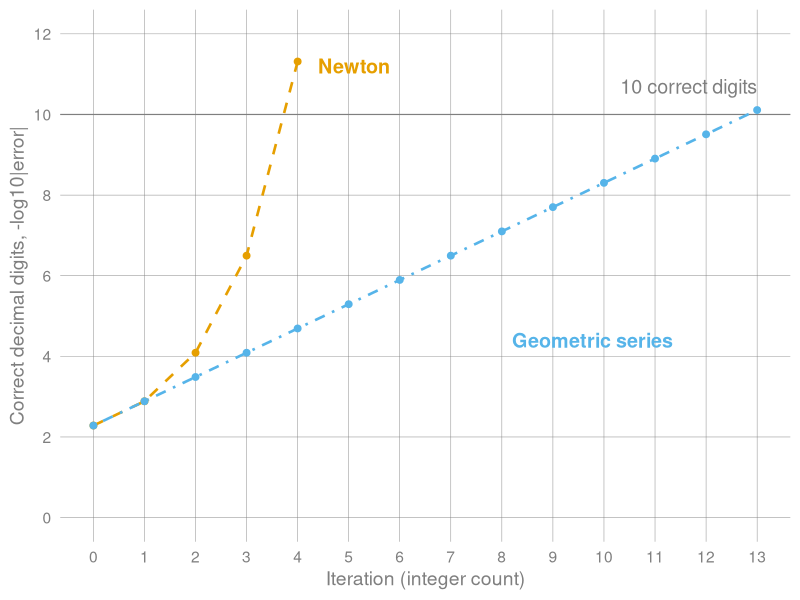
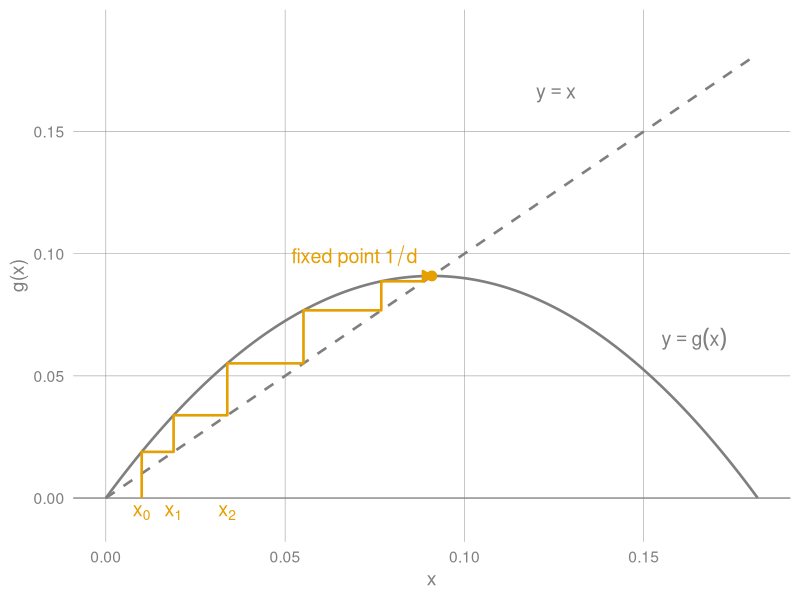

Recreate these plots in R, in order.
## ---- chunk 1
#| label: fig-newton-digits
#| echo: false
#| warning: false
#| message: false
#| fig-align: center
#| fig-width: 9
#| fig-height: 4.6
#| cache: true
#| dev.args: !expr list(bg = "transparent")
#| fig-cap: "Correct decimal digits, $-\\log_{10}|x_n - 1/48|$, after each iteration for Newton's method and a scaled geometric series approximating $1/48$, both started from $x_0 = 1/64$ (plaintext)."
#| fig-alt: "A line plot of correct decimal digits against integer iteration count from 0 to 13. Both lines start at about 2.3 digits at iteration 0. The orange dashed Newton line climbs steeply to about 11.3 digits at iteration 4, crossing the 10 digit line there. The blue dot-dash geometric series line rises steadily and reaches 10 digits at iteration 13."

library(ggplot2)

neutral <- "grey50"
book_theme <- function() {
  theme_minimal(base_size = 14) +
    theme(
      plot.background = element_rect(fill = "transparent", color = NA),
      panel.background = element_rect(fill = "transparent", color = NA),
      panel.grid.minor = element_blank(),
      panel.grid.major = element_line(color = "grey50", linewidth = 0.15),
      axis.title = element_text(color = "grey50"),
      axis.text = element_text(color = "grey50")
    )
}

d <- 48
x0 <- 1 / 64          # same start for both methods
target <- 1 / d
k <- 0:13

# Newton: x_{n+1} = 2 x_n - d x_n^2
newton <- numeric(5)
newton[1] <- x0
for (i in 2:5) newton[i] <- 2 * newton[i - 1] - d * newton[i - 1]^2

# Scaled geometric series: S_n = x0 * sum_{j=0}^{n} (1 - d x0)^j, r = 1/4
r <- 1 - d * x0
geo <- x0 * cumsum(r^k)

# Correct decimal digits = -log10 |error| (not rounded, so the doubling is visible)
digits <- function(v) -log10(abs(v - target))
digit_data <- rbind(
  data.frame(iter = 0:4, digits = digits(newton), method = "Newton"),
  data.frame(iter = k, digits = digits(geo), method = "Geometric series")
)

digit_data$method <- factor(digit_data$method, levels = c("Newton", "Geometric series"))
cols <- c(Newton = "#E69F00", `Geometric series` = "#56B4E9")
ltys <- c(Newton = "dashed", `Geometric series` = "dotdash")

ggplot(digit_data, aes(iter, digits, color = method, linetype = method)) +
  geom_hline(yintercept = 10, color = neutral, linewidth = 0.4) +
  annotate("text", x = 13, y = 10.7, label = "10 correct digits", color = neutral,
           size = 5, hjust = 1) +
  geom_line(linewidth = 0.9) +
  geom_point(size = 2) +
  annotate("text", x = 4.4, y = 11.2, label = "Newton", color = cols[["Newton"]],
           size = 5, fontface = "bold", hjust = 0) +
  annotate("text", x = 8.2, y = 4.4, label = "Geometric series",
           color = cols[["Geometric series"]], size = 5, fontface = "bold", hjust = 0) +
  scale_color_manual(values = cols) +
  scale_linetype_manual(values = ltys) +
  scale_x_continuous(breaks = 0:13) +
  scale_y_continuous(breaks = seq(0, 12, 2), limits = c(0, 12)) +
  guides(color = "none", linetype = "none") +
  labs(x = "Iteration (integer count)", y = "Correct decimal digits, -log10|error|") +
  book_theme()
## ---- chunk 2
#| label: fig-newton-cobweb
#| echo: false
#| warning: false
#| message: false
#| fig-align: center
#| fig-width: 9
#| fig-height: 4.6
#| dev.args: !expr list(bg = "transparent")
#| fig-cap: "Cobweb diagram of the Newton iteration $x_{n+1} = g(x_n) = 2x_n - dx_n^2$ for $d = 11$ (plaintext), started at $x_0 = 0.01$. The iterates climb to the fixed point $1/d = 1/11$, where the parabola peaks and crosses $y = x$."
#| fig-alt: "A plot of the parabola g of x equals 2x minus 11 x squared as a solid grey curve and the line y equals x as a dashed grey line. An orange staircase starts at x equals 0.01 on the horizontal axis, steps up to the parabola and across to the line, and climbs toward the point where the curves meet at x equal to 1 over 11, about 0.0909. The steps shrink as they approach that fixed point, which sits at the top of the parabola."

library(ggplot2)

neutral <- "grey50"
book_theme <- function() {
  theme_minimal(base_size = 14) +
    theme(
      plot.background = element_rect(fill = "transparent", color = NA),
      panel.background = element_rect(fill = "transparent", color = NA),
      panel.grid.minor = element_blank(),
      panel.grid.major = element_line(color = "grey50", linewidth = 0.15),
      axis.title = element_text(color = "grey50"),
      axis.text = element_text(color = "grey50")
    )
}

d <- 11
g <- function(x) 2 * x - d * x^2
fixed <- 1 / d

# Iterate x_{n+1} = g(x_n) from x0 = 0.01 and build the cobweb path:
# up to the curve, then across to the line y = x, repeatedly.
steps <- 6
x <- numeric(steps + 1)
x[1] <- 0.01
for (i in 1:steps) x[i + 1] <- g(x[i])
path <- data.frame(x = x[1], y = 0)
for (i in 1:steps) {
  path <- rbind(path, data.frame(x = c(x[i], x[i + 1]), y = c(x[i + 1], x[i + 1])))
}
iterates <- data.frame(x = x[1:5], label = paste0("x[", 0:4, "]"))

curve_data <- data.frame(x = seq(0, 2 * fixed, length.out = 300))
curve_data$y <- g(curve_data$x)

ggplot() +
  geom_hline(yintercept = 0, color = neutral, linewidth = 0.4) +
  geom_line(data = curve_data, aes(x, y), color = neutral, linewidth = 0.9) +
  geom_line(data = curve_data, aes(x, x), color = neutral, linewidth = 0.9,
            linetype = "dashed") +
  geom_path(data = path, aes(x, y), color = "#E69F00", linewidth = 0.9,
            arrow = arrow(length = unit(0.1, "inches"), type = "closed")) +
  geom_point(data = data.frame(x = fixed, y = fixed), aes(x, y), size = 3,
             color = "#E69F00") +
  annotate("text", x = fixed - 0.004, y = fixed + 0.008, label = "fixed~point~1/d",
           parse = TRUE, color = "#E69F00", size = 5, fontface = "bold", hjust = 1) +
  geom_text(data = iterates[1:3, ], aes(x = x, y = -0.006, label = label),
            parse = TRUE, color = "#E69F00", size = 5, fontface = "bold") +
  annotate("text", x = 0.155, y = 0.065, label = "y == g(x)", parse = TRUE,
           color = neutral, size = 5, fontface = "bold", hjust = 0) +
  annotate("text", x = 0.12, y = 0.165, label = "y == x", parse = TRUE,
           color = neutral, size = 5, fontface = "bold", hjust = 0) +
  scale_x_continuous(breaks = c(0, 0.05, 0.1, 0.15)) +
  coord_cartesian(xlim = c(0, 2 * fixed), ylim = c(-0.008, 0.19), clip = "off") +
  labs(x = "x", y = "g(x)") +
  book_theme()
## ---- chunk 3
#| echo: false
#| results: asis

if (knitr::is_html_output()) {
  cat("![newton_animation](https://hackmd.io/_uploads/BkpSix5bzl.gif)")
} else {
}
